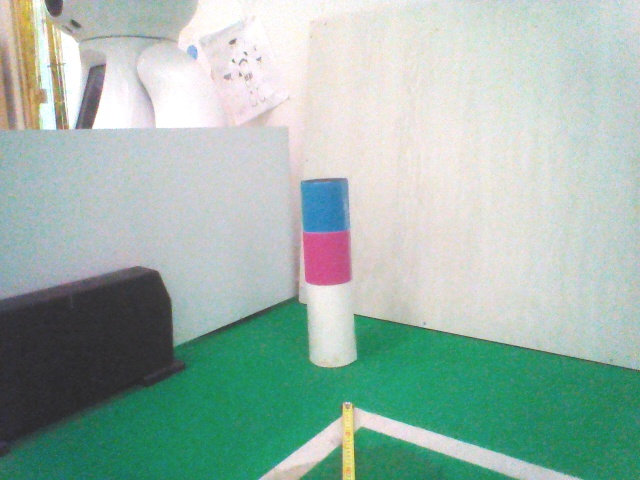
#> input picture calibration/L1_1m.jpg, 640 x 480 px; its folder holds only this picture in this run
$ python -i main.py   (imports and definitions only)   (older library calls are emulated)
#> lines starting #> are read from the running program, lines starting #| are printed output that depends on the picture
#!/usr/bin/env python3
# -*- coding: utf-8 -*-

import os
import time

import matplotlib.pyplot as plt
import numpy as np

import cv2

LOWER_PINK = np.array([157, 100, 100])
UPPER_PINK = np.array([177, 255, 255])

LOWER_GREEN = np.array([65, 60, 60])
UPPER_GREEN = np.array([90, 150, 150])

LOWER_BLUE = np.array([91, 100, 100])
UPPER_BLUE = np.array([111, 255, 255])

LOWER_YELLOW = np.array([17, 100, 100])
UPPER_YELLOW = np.array([37, 255, 255])


def histogram_equalize(img):

    # Performs Histogram Equalization by converting to YCrCb color space.
    ycrcb = cv2.cvtColor(img, cv2.COLOR_BGR2YCR_CB)
    channels = cv2.split(ycrcb)
    cv2.equalizeHist(channels[0], channels[0])
    cv2.merge(channels, ycrcb)
    cv2.cvtColor(ycrcb, cv2.COLOR_YCR_CB2BGR, img)
    return img


# [99 lines left out: functions remove_non_informative_regions, show_data, estimate_range, get_landmark_angle_degrees, estimate_bearing, write_file, not called in this run]


startTime = time.time()
detections = []
# [1 line that did not run here, left out]

# [131 lines not run here, left out]

>>> import cv2
>>> picture = cv2.imread('calibration/L1_1m.jpg')
#> picture is the input picture: shape (480, 640, 3); mean B, G, R 171.1, 181, 157.1
>>> result = histogram_equalize(picture)
#> in histogram_equalize, `ycrcb = cv2.cvtColor(img, cv2.COLOR_BGR2YCR_CB)`: ycrcb: shape (480, 640, 3); mean of channels 0, 1, 2 172.7, 116.8, 127.1
#> in histogram_equalize, `cv2.cvtColor(ycrcb, cv2.COLOR_YCR_CB2BGR, img)`: ycrcb: shape (480, 640, 3); mean of channels 0, 1, 2 128.5, 116.8, 127.1
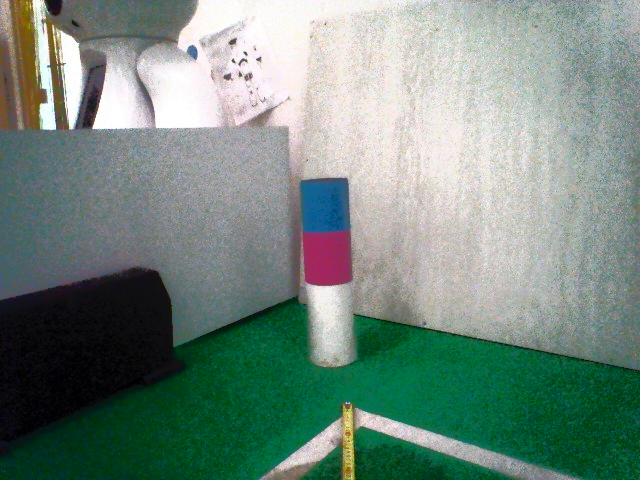
#> result: shape (480, 640, 3); mean B, G, R 126.9, 136.8, 116.7

$ run again, on calibration/L1_2m.jpg
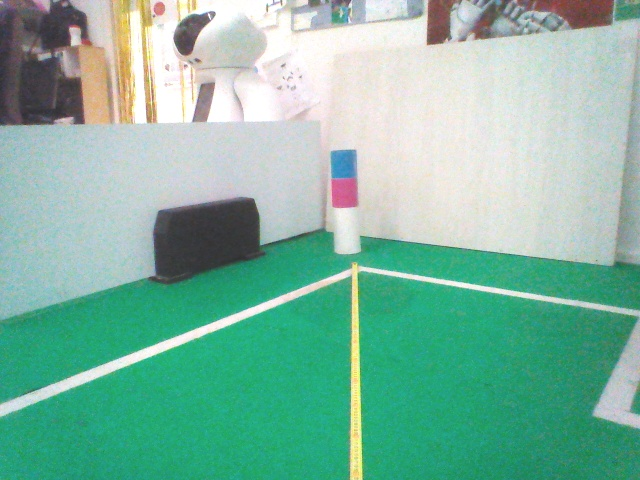
#> input picture calibration/L1_2m.jpg, 640 x 480 px
#> picture is the input picture: shape (480, 640, 3); mean B, G, R 161.1, 181.3, 128.5
#> `result = histogram_equalize(picture)`:
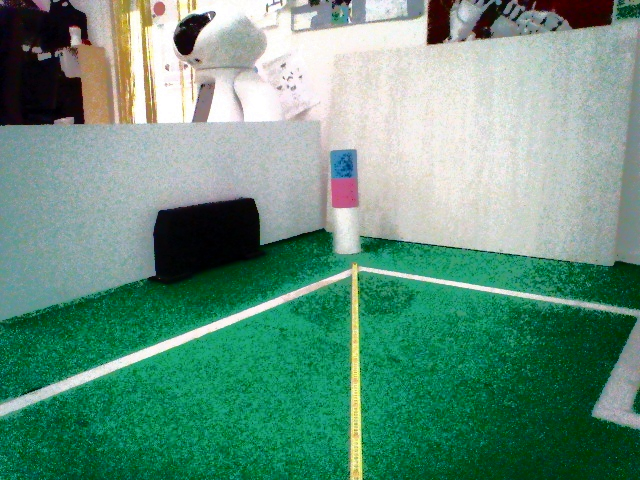
#> result: shape (480, 640, 3); mean B, G, R 126.7, 146.9, 100.9

$ run again, on calibration/L1_3m.jpg
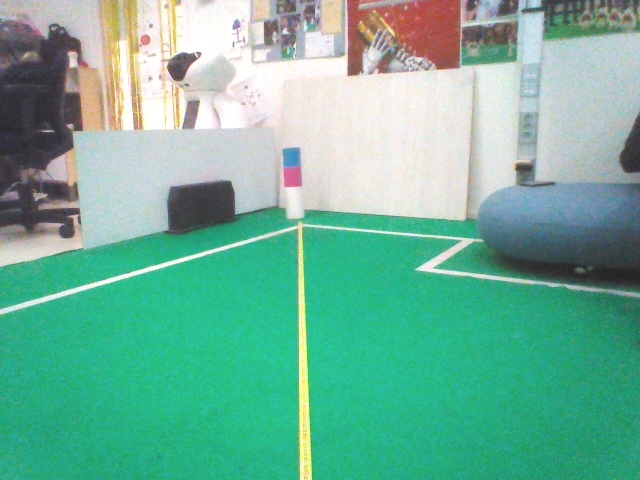
#> input picture calibration/L1_3m.jpg, 640 x 480 px
#> picture is the input picture: shape (480, 640, 3); mean B, G, R 153.4, 177.4, 111.5
#> `result = histogram_equalize(picture)`:
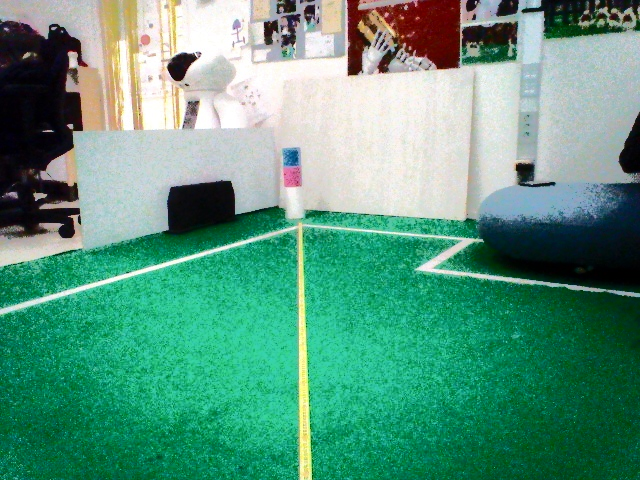
#> result: shape (480, 640, 3); mean B, G, R 127.2, 151.2, 90.6

$ run again, on calibration/L1_4m.jpg
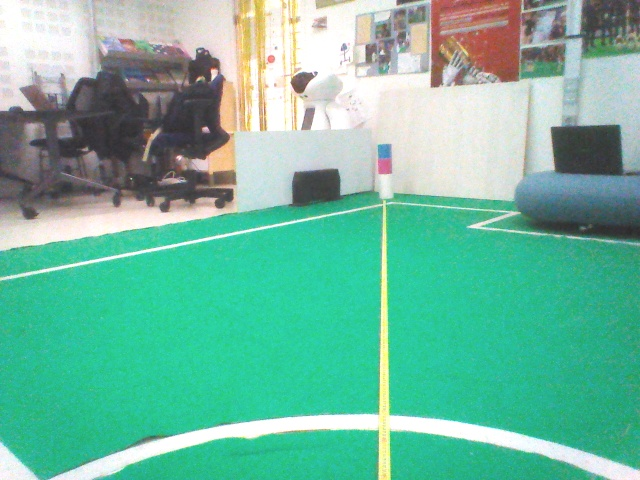
#> input picture calibration/L1_4m.jpg, 640 x 480 px
#> picture is the input picture: shape (480, 640, 3); mean B, G, R 159, 184, 111.3
#> `result = histogram_equalize(picture)`:
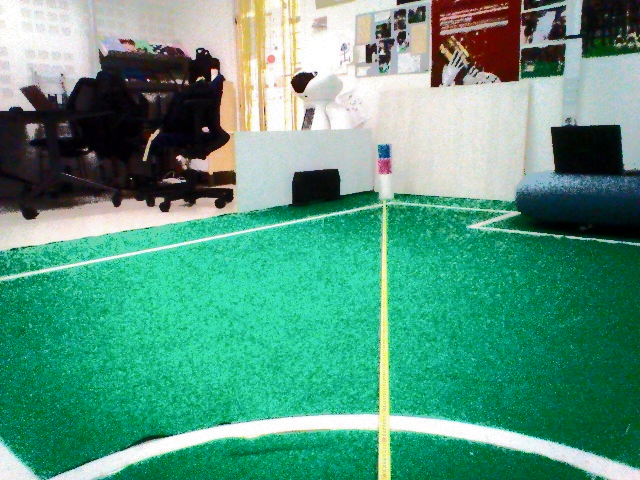
#> result: shape (480, 640, 3); mean B, G, R 128.5, 153.4, 85.4
